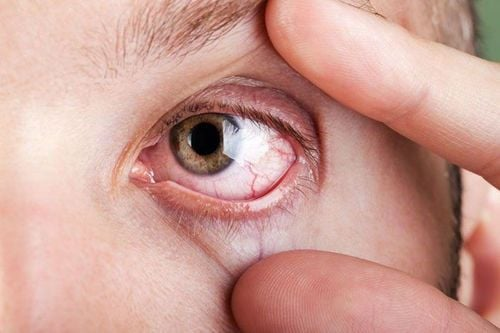
#> input picture media/exampleimg.jpg, 500 x 333 px
$ python -i analysis.py   (imports and definitions only)
#> lines starting #> are read from the running program, lines starting #| are printed output that depends on the picture; after the words box and inside, x2 and y2 are one past the last pixel; in counts of white or black regions, pixels touching at a corner belong together
import cv2
import numpy as np
import os
import requests
import base64
import logging
from datetime import datetime
from typing import Dict, List, Optional, Tuple
from PIL import Image
from django.conf import settings
from django.core.files.storage import default_storage
import tempfile
import json

logger = logging.getLogger(__name__)

class EyeAnalyzer:
    def __init__(self, hf_token: str = "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"):
        self.device = "cpu"  # Use CPU for Django deployment

        try:
            cascade_path = cv2.data.haarcascades + 'haarcascade_eye.xml'
            self.eye_cascade = cv2.CascadeClassifier(cascade_path)
            if self.eye_cascade.empty():
                self.eye_cascade = None
                logger.warning("Eye cascade classifier could not be loaded")
        except Exception as e:
            self.eye_cascade = None
            logger.error(f"Error loading cascade: {e}")

        self.thresholds = {
            'redness': {'mild': 8, 'moderate': 20, 'severe': 35},
            'yellowing': {'mild': 5, 'moderate': 15, 'severe': 25},
            'pallor': {'mild': 20, 'moderate': 40, 'severe': 60}
        }

        self.hf_token = hf_token
        self.ai_enabled = hf_token is not None

    # [25 lines left out: function analyze_eyes, not called in this run]

    def analyze_image_path(self, image_path: str) -> Dict:
        """Analyze image from file path"""
        try:
            if not os.path.exists(image_path):
                return {"error": "Image file not found", "success": False}

            results = self._analyze_image_file(image_path)
            return self._format_for_django_template(results)

        except Exception as e:
            logger.error(f"Error analyzing image path: {e}")
            return {
                "error": f"Analysis failed: {str(e)}",
                "success": False
            }

    def _analyze_image_file(self, image_path: str) -> Dict:
        """Core image analysis logic adapted from your original code"""
#> called with image_path = '../media/exampleimg.jpg'
        # Load and validate image
        image = cv2.imread(image_path)
#> image is the input picture: shape (333, 500, 3); mean B, G, R 148, 157.8, 203.8
        if image is None:
            raise ValueError("Could not load image - file may be corrupted or invalid format")

        logger.info(f"Image loaded successfully: {image.shape}")

        # Find eye regions using your original method
        eye_centers = self._find_eye_centers(image)
        if not eye_centers:
            logger.warning("No eyes detected in image")
            return {"error": "No eyes detected in the image - please ensure the image shows clear eye regions"}

        logger.info(f"Found {len(eye_centers)} eye centers: {eye_centers}")

        # Analyze each eye using simplified version of your original method
        eye_analyses = []
        for i, center in enumerate(eye_centers):
            eye_data = self._analyze_eye_simplified(image, center, f"Eye {i+1}")
            if eye_data:
                eye_analyses.append(eye_data)

        if not eye_analyses:
            return {"error": "Could not analyze any eye regions - image quality may be insufficient"}

        # Generate overall assessment using your original logic
        overall_assessment = self._generate_clinical_report(eye_analyses)

        # Get AI explanation if enabled
        if self.ai_enabled:
            ai_explanation = self._get_hf_explanation(overall_assessment)
            overall_assessment['ai_explanation'] = ai_explanation

        return {
            "success": True,
            "eye_analyses": eye_analyses,
            "overall_assessment": overall_assessment,
            "metadata": {
                "eyes_detected": len(eye_analyses),
                "image_shape": image.shape,
                "analysis_timestamp": datetime.now()
            }
        }

    def _find_eye_centers(self, image: np.ndarray) -> List[Tuple[int, int]]:
        """Your original eye detection method"""
        gray = cv2.cvtColor(image, cv2.COLOR_BGR2GRAY)
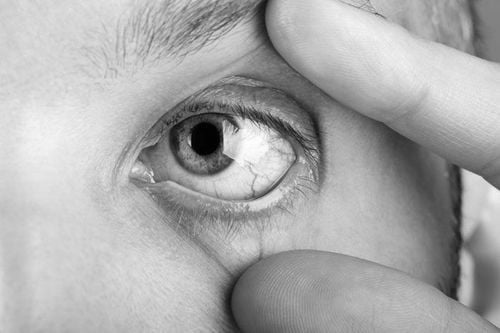
#> gray: shape (333, 500); min 0, max 254, mean 170.4

        # Try cascade classifier first if available
        if self.eye_cascade is not None:
            try:
                eyes = self.eye_cascade.detectMultiScale(
                    gray,
                    scaleFactor=1.1,
                    minNeighbors=4,
                    minSize=(30, 30),
                    maxSize=(200, 200)
                )
#> eyes = [[137, 71, 142, 142]]
                if len(eyes) > 0:
                    centers = [(x + w//2, y + h//2) for (x, y, w, h) in eyes]
#> centers = [(208, 142)]
#> the loop in _analyze_image_file, `for i, center in enumerate(eye_centers):` made 1 pass
#> (cx in _analyze_eye_simplified, cy in _analyze_eye_simplified, box_size in _analyze_eye_simplified, x1 in _analyze_eye_simplified, y1 in _analyze_eye_simplified, x2 in _analyze_eye_simplified) on pass 1: (208, 142, 55, 153, 87, 263)
#> pass 1, in _analyze_eye_simplified, `eye_region = image[y1:y2, x1:x2]`:
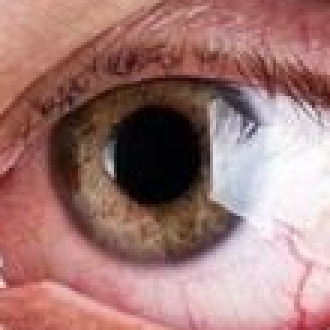
#> eye_region: shape (110, 110, 3) (shown 3 times larger); mean B, G, R 117.7, 120.9, 161.7
#> pass 1, in _segment_parts_simplified, `gray = cv2.cvtColor(eye_region, cv2.COLOR_BGR2GRAY)`:
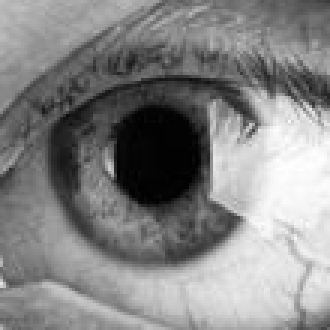
#> gray: shape (110, 110) (shown 3 times larger); min 0, max 254, mean 132.8
#> pass 1, in _segment_parts_simplified, `_, dark_thresh = cv2.threshold(gray, 0, 255, cv2.THRESH_BINARY_INV + c..`:
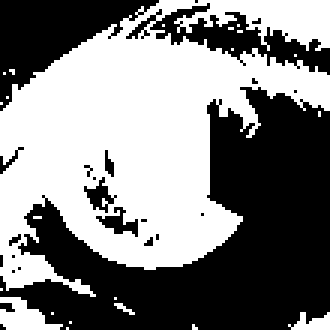
#> dark_thresh: shape (110, 110) (shown 3 times larger); 50.8% white; 24 black regions (19 under 20 px), largest, box (x1, y1, x2, y2) and area: (0, 29, 110, 110) 4363, (0, 0, 53, 37) 861, (42, 1, 110, 25) 526, (32, 69, 46, 79) 60, (28, 59, 39, 71) 55
#> after the loop in _analyze_image_file, `for i, center in enumerate(eye_centers):`: eye_analyses = 1 item
                    logger.info(f"Cascade detected {len(centers)} eyes")
                    return centers[:2]  # Limit to 2 eyes max
            except Exception as e:
                logger.warning(f"Cascade detection failed: {e}")

        # Fallback to estimated positions (your original fallback)
        h, w = gray.shape
        estimated_eyes = [
            (w//3, h//3),      # Left eye (adjusted from your original)
            (2*w//3, h//3)     # Right eye (adjusted from your original)
        ]
        logger.info("Using estimated eye positions")
        return estimated_eyes

    def _analyze_eye_simplified(self, image: np.ndarray, center: Tuple[int, int],
                               label: str) -> Optional[Dict]:
        """Simplified version of your original eye analysis without SAM"""
        try:
            h, w = image.shape[:2]
            cx, cy = center

            # Calculate analysis region (from your original method)
            box_size = min(w, h) // 6
            x1 = max(0, cx - box_size)
            y1 = max(0, cy - box_size)
            x2 = min(w, cx + box_size)
            y2 = min(h, cy + box_size)

            # Validate region size
            if x2 - x1 < 30 or y2 - y1 < 30:
                logger.warning(f"Eye region too small for {label}: {x2-x1}x{y2-y1}")
                return None

            # Extract eye region
            eye_region = image[y1:y2, x1:x2]
            logger.info(f"Analyzing {label} region: {eye_region.shape}")

            # Create simplified masks using color-based segmentation
            sclera_mask, conjunctiva_mask, iris_mask = self._segment_parts_simplified(eye_region)

            # Perform clinical analysis using your original methods
            analysis_results = self._clinical_analysis(eye_region, sclera_mask, conjunctiva_mask)

            return {
                'label': label,
                'center': center,
                'bbox': (x1, y1, x2-x1, y2-y1),
                'region': eye_region,
                'analysis': analysis_results,
                'clinical_notes': self._interpret_results(analysis_results),
                'masks': {
                    'sclera': sclera_mask,
                    'conjunctiva': conjunctiva_mask,
                    'iris': iris_mask
                }
            }

        except Exception as e:
            logger.error(f"Error analyzing eye {label}: {e}")
            return None

    def _segment_parts_simplified(self, eye_region: np.ndarray) -> Tuple[np.ndarray, np.ndarray, np.ndarray]:
        """Simplified version of your original segmentation without SAM"""
        try:
            h, w = eye_region.shape[:2]

            # Create eye mask based on region
            eye_mask = np.ones((h, w), dtype=np.uint8) * 255

            # HSV conversion for color-based segmentation (from your original)
            hsv = cv2.cvtColor(eye_region, cv2.COLOR_BGR2HSV)

            # Detect iris (dark regions) - simplified version of your original
            gray = cv2.cvtColor(eye_region, cv2.COLOR_BGR2GRAY)
            _, dark_thresh = cv2.threshold(gray, 0, 255, cv2.THRESH_BINARY_INV + cv2.THRESH_OTSU)

            # Morphological operations to clean up
            kernel = cv2.getStructuringElement(cv2.MORPH_ELLIPSE, (5, 5))
            iris_mask = cv2.morphologyEx(dark_thresh, cv2.MORPH_CLOSE, kernel)
            iris_mask = cv2.morphologyEx(iris_mask, cv2.MORPH_OPEN, kernel)

            # Sclera detection (white regions) - from your original
            white_mask = cv2.inRange(hsv, np.array([0, 0, 180]), np.array([180, 30, 255]))
            sclera_mask = cv2.bitwise_and(white_mask, eye_mask)
            sclera_mask = cv2.bitwise_and(sclera_mask, cv2.bitwise_not(iris_mask))

            # Conjunctiva detection (reddish regions) - from your original
            red_mask1 = cv2.inRange(hsv, np.array([0, 30, 30]), np.array([10, 255, 255]))
            red_mask2 = cv2.inRange(hsv, np.array([170, 30, 30]), np.array([180, 255, 255]))
            conjunctiva_mask = cv2.bitwise_or(red_mask1, red_mask2)
            conjunctiva_mask = cv2.bitwise_and(conjunctiva_mask, eye_mask)

            return sclera_mask, conjunctiva_mask, iris_mask

        except Exception as e:
            logger.error(f"Error in simplified segmentation: {e}")
            # Return empty masks
            h, w = eye_region.shape[:2]
            return (np.zeros((h, w), dtype=np.uint8),
                    np.zeros((h, w), dtype=np.uint8),
                    np.zeros((h, w), dtype=np.uint8))

    def _clinical_analysis(self, eye_region: np.ndarray,
                          sclera_mask: np.ndarray,
                          conjunctiva_mask: np.ndarray) -> Dict:
        """Your original clinical analysis methods"""
        return {
            'redness': self._calculate_redness(sclera_mask, conjunctiva_mask),
            'yellowing': self._calculate_yellowing(eye_region, sclera_mask),
            'pallor': self._calculate_pallor(eye_region, conjunctiva_mask)
        }

    def _calculate_redness(self, sclera_mask: np.ndarray,
                          conjunctiva_mask: np.ndarray) -> Dict:
        """Your original redness calculation"""
        total_area = np.sum((sclera_mask > 0) | (conjunctiva_mask > 0))
        red_area = np.sum(conjunctiva_mask > 0)

        if total_area == 0:
            return {'score': 0, 'severity': 'normal', 'confidence': 0.5}

        score = min(100, (red_area / total_area) * 100 * 1.5)

        # Check for scleral involvement
        sclera_red = np.sum((sclera_mask > 0) & (conjunctiva_mask > 0))
        if sclera_red > 0:
            sclera_ratio = sclera_red / np.sum(sclera_mask > 0)
            score = min(100, score + sclera_ratio * 20)

        return {
            'score': round(score, 1),
            'severity': self._assess_severity('redness', score),
            'confidence': min(0.95, 0.5 + (total_area / 2000))
        }

    def _calculate_yellowing(self, eye_region: np.ndarray,
                            sclera_mask: np.ndarray) -> Dict:
        """Your original yellowing calculation"""
        sclera_pixels = np.sum(sclera_mask > 0)
        if sclera_pixels < 50:
            return {'score': 0, 'severity': 'normal', 'confidence': 0.3}

        hsv = cv2.cvtColor(eye_region, cv2.COLOR_BGR2HSV)
        yellow_mask = cv2.inRange(hsv, np.array([20, 30, 80]), np.array([40, 255, 255]))
        yellow_pixels = np.sum(cv2.bitwise_and(yellow_mask, sclera_mask) > 0)

        score = min(100, (yellow_pixels / sclera_pixels) * 100 * 1.2)
        return {
            'score': round(score, 1),
            'severity': self._assess_severity('yellowing', score),
            'confidence': min(0.9, 0.4 + (sclera_pixels / 1500))
        }

    def _calculate_pallor(self, eye_region: np.ndarray,
                         conjunctiva_mask: np.ndarray) -> Dict:
        """Your original pallor calculation"""
        conj_pixels = np.sum(conjunctiva_mask > 0)
        if conj_pixels < 30:
            return {'score': 0, 'severity': 'normal', 'confidence': 0.5}

        lab = cv2.cvtColor(eye_region, cv2.COLOR_BGR2LAB)
        l_channel = lab[:,:,0][conjunctiva_mask > 0]
        avg_lightness = np.mean(l_channel)
        score = max(0, min(100, (160 - avg_lightness) * 2))

        return {
            'score': round(score, 1),
            'severity': self._assess_severity('pallor', score),
            'confidence': min(0.85, 0.4 + (conj_pixels / 1000))
        }

    def _assess_severity(self, metric: str, score: float) -> str:
        """Your original severity assessment"""
        if score < self.thresholds[metric]['mild']:
            return 'normal'
        elif score < self.thresholds[metric]['moderate']:
            return 'mild'
        elif score < self.thresholds[metric]['severe']:
            return 'moderate'
        return 'severe'

    def _interpret_results(self, analysis: Dict) -> List[str]:
        """Your original results interpretation"""
        notes = []
        r = analysis['redness']
        y = analysis['yellowing']
        p = analysis['pallor']

        if r['severity'] != 'normal':
            notes.append(f"Conjunctival {r['severity']} hyperemia (score: {r['score']}/100)")
        if y['severity'] != 'normal':
            notes.append(f"{y['severity'].title()} scleral icterus (score: {y['score']}/100)")
        if p['severity'] != 'normal':
            notes.append(f"{p['severity'].title()} conjunctival pallor (score: {p['score']}/100)")

        return notes or ["No abnormal findings detected"]

    def _generate_clinical_report(self, eye_analyses: List[Dict]) -> Dict:
        """Generate clinical report adapted from your original _generate_report"""
        if not eye_analyses:
            return {
                "status": "error",
                "risk_level": "unknown",
                "concerns": ["Unable to analyze eye regions"],
                "recommendations": ["Retake image with better lighting and positioning"],
                "scores": {"redness": 0.0, "yellowing": 0.0, "pallor": 0.0}
            }

        # Calculate average scores
        total_redness = sum(eye['analysis']['redness']['score'] for eye in eye_analyses)
#> total_redness = 100
        total_yellowing = sum(eye['analysis']['yellowing']['score'] for eye in eye_analyses)
#> total_yellowing = 0
        total_pallor = sum(eye['analysis']['pallor']['score'] for eye in eye_analyses)
#> total_pallor = 57.9

        num_eyes = len(eye_analyses)
#> num_eyes = 1
        avg_scores = {
            "redness": round(total_redness / num_eyes, 1),
            "yellowing": round(total_yellowing / num_eyes, 1),
            "pallor": round(total_pallor / num_eyes, 1)
        }
#> avg_scores = {'redness': 100, 'yellowing': 0, 'pallor': 57.9}

        # Generate findings and recommendations using your original logic
        findings = []
        recommendations = set()

        for eye in eye_analyses:
            findings.extend(eye['clinical_notes'])
            r = eye['analysis']['redness']['severity']
            y = eye['analysis']['yellowing']['severity']
            p = eye['analysis']['pallor']['severity']

            # Your original recommendation logic
            if r == 'severe':
                recommendations.add("Urgent ophthalmology consultation recommended")
            elif r == 'moderate':
                recommendations.add("Consider topical anti-inflammatory treatment")
            if y in ('moderate', 'severe'):
                recommendations.add("Liver function tests recommended")
            if p in ('moderate', 'severe'):
                recommendations.add("Complete blood count and iron studies recommended")
#> this loop made 1 pass
#> (r, y, p) on pass 1: ('severe', 'normal', 'moderate')
#> after the loop, findings = 2 items; recommendations = 2 items

        # Determine overall status and risk level
        severe_findings = any(
            eye['analysis'][metric]['severity'] == 'severe'
            for eye in eye_analyses
            for metric in ['redness', 'yellowing', 'pallor']
        )
#> severe_findings = True

        moderate_findings = any(
            eye['analysis'][metric]['severity'] == 'moderate'
            for eye in eye_analyses
            for metric in ['redness', 'yellowing', 'pallor']
        )
#> moderate_findings = True
#> in _analyze_image_file, `overall_assessment = self._generate_clinical_report(eye_analyses)`: overall_assessment = 5 items

        if severe_findings:
            status = "significant_abnormality"
            risk_level = "high"
        elif moderate_findings:
            status = "mild_abnormality"
            risk_level = "moderate"
        else:
            status = "normal"
            risk_level = "low"

        # Default recommendations
        if not recommendations:
            recommendations.add("Continue routine monitoring")
        if risk_level == "high":
            recommendations.add("Seek immediate medical attention")
        elif risk_level == "moderate":
            recommendations.add("Schedule appointment with healthcare provider")

        return {
            "status": status,
            "risk_level": risk_level,
            "concerns": list(set(findings)),
            "recommendations": sorted(list(recommendations)),
            "scores": avg_scores
        }

    def _get_hf_explanation(self, assessment: Dict) -> str:
        """Your original AI explanation method"""
        if not self.ai_enabled:
            return "AI explanation not available"

        try:
            status_text = assessment['status'].replace('_', ' ').title()
#> status_text = 'Significant Abnormality'
            concerns_text = "; ".join(assessment['concerns'][:3])

            prompt = f"""Provide a brief, professional medical explanation for these eye analysis results:

Status: {status_text}
Key findings: {concerns_text}
Risk level: {assessment['risk_level']}

Please explain in simple terms what these findings might indicate, keeping the explanation under 80 words and reassuring where appropriate."""

            headers = {"Authorization": f"Bearer {self.hf_token}"}
            API_URL = "https://api-inference.huggingface.co/models/microsoft/DialoGPT-medium"
            payload = {
                "inputs": prompt,
                "parameters": {"max_length": 100, "temperature": 0.7}
            }

#> (the run stopped early here; a loop or call above may not have finished)
